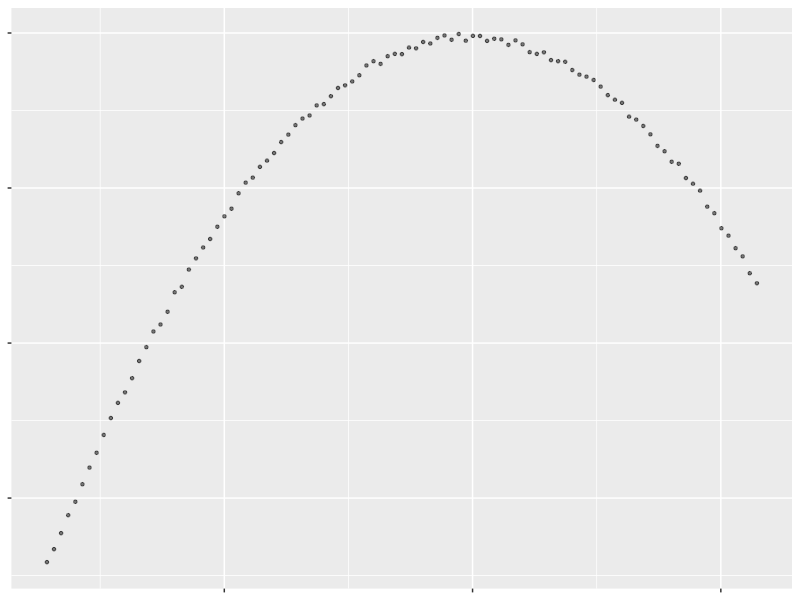
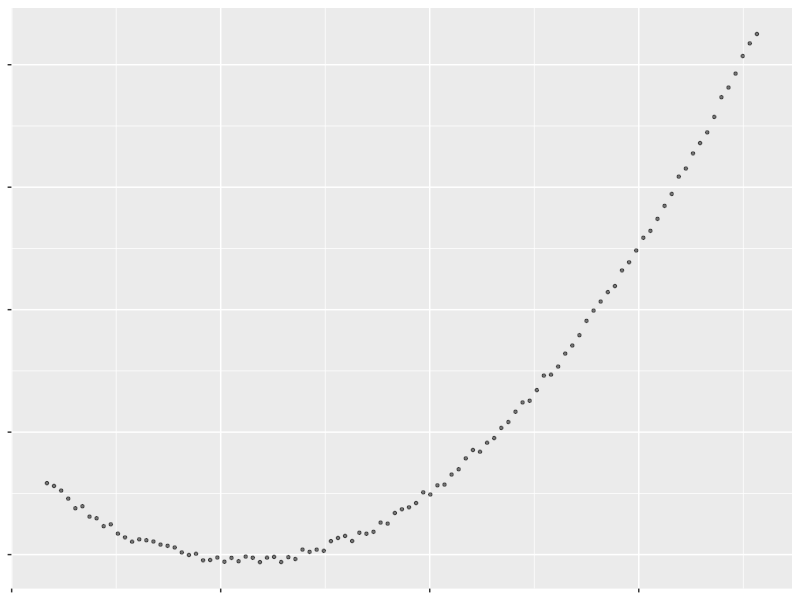
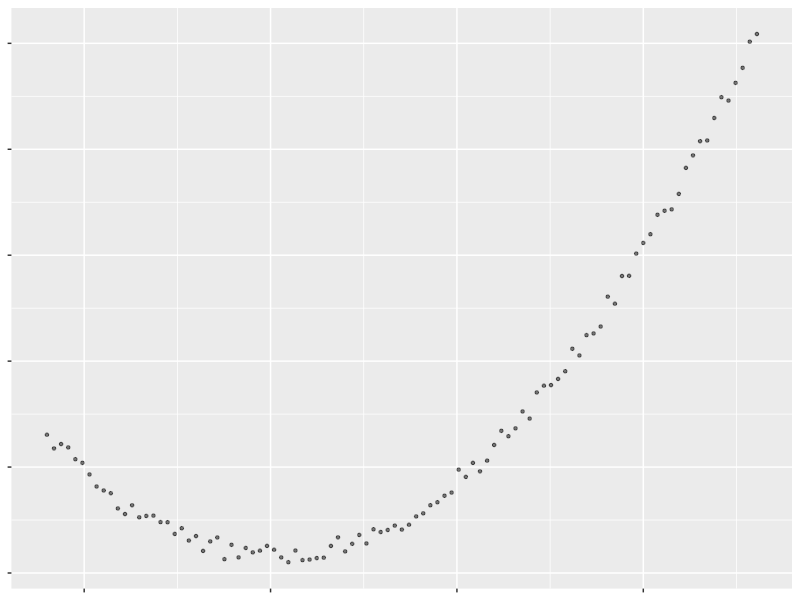
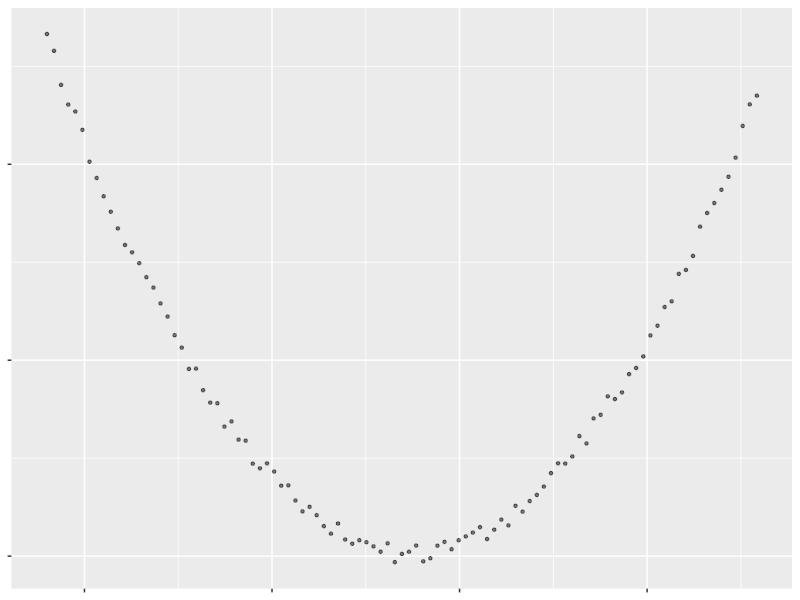
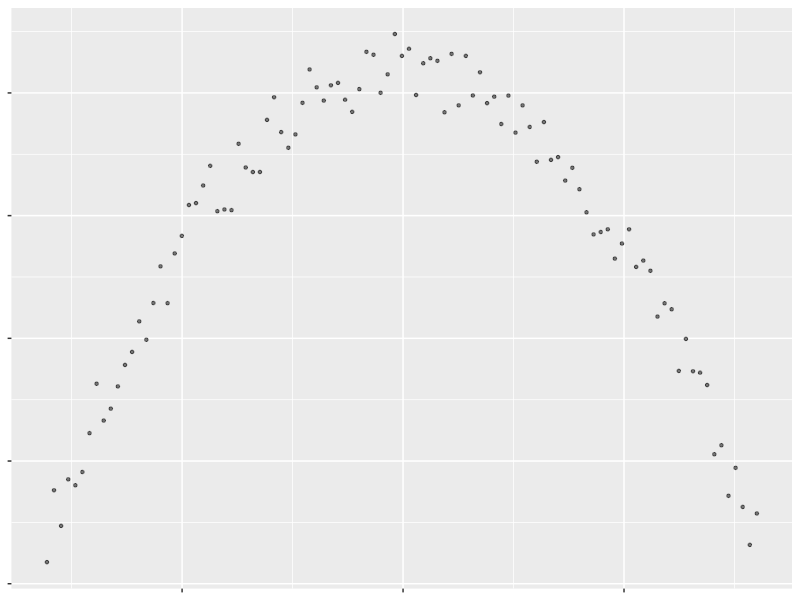
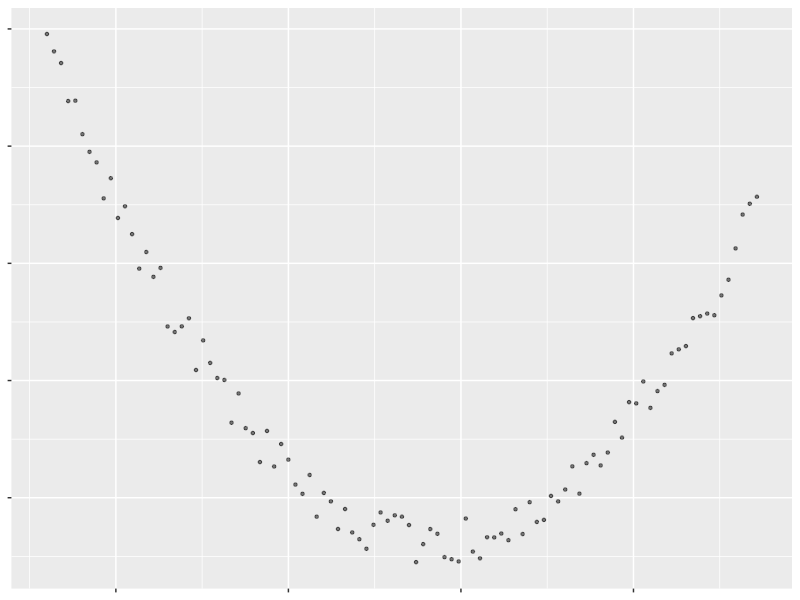
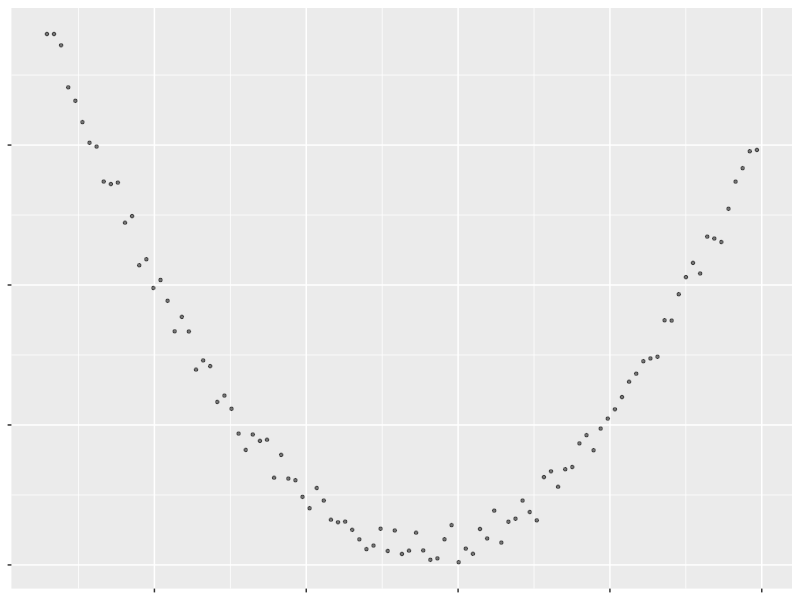
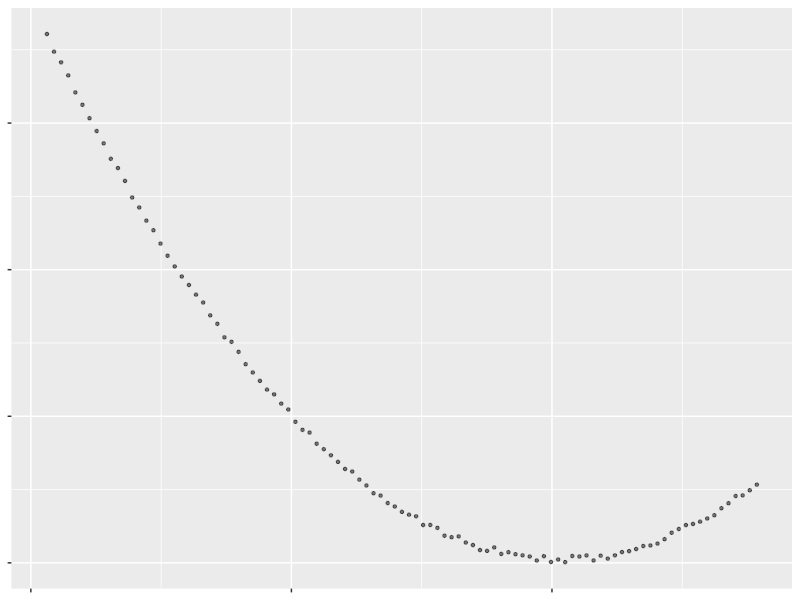

Reproduce these figures in R, in order. (Note: this script raises an error after producing the figures.)
library(ggplot2)

number = 1000 
a = 1
b = 1
c = 1

auto_quad <- function(number,ixx=1,a=1,b=1,c=1)
{
  size = 1.5
  shape = 20
  alpha = 0.5
  liftted = (abs(a)+abs(b)+abs(c))/3
  range1 <- as.double(runif(1,3,10))
  range2 <- as.double(runif(1,3,10))
  step = (range1+range2)/number
  
  cex=-b/(2*a)
  
  col = "black"
  
  x <- seq(-range1+cex, range2+cex, step)
  
  y <- a * x ** 2 + b * x ** 1 + c * x ** 0
  
  y <- y + runif(length(y), -liftted, liftted)
  
  data_frame <- data.frame(x, y)
  
  p <- ggplot(data_frame, aes(x, y))
  
  p <- p + geom_point(size = size, shape = shape, col=col, alpha = alpha)
  p <- p + theme(axis.text.y = element_blank(), axis.text.x = element_blank(),axis.title = element_blank())
  
  fname <- "D:\\InfoVis\\Scag_Data_Builder\\quad\\quad_"
  numname <- as.character(number)
  fname <- paste(fname, numname, sep = '') 
  fname <- paste(fname, "_", sep = '')
  numname <- as.character(ixx)
  fname <- paste(fname, numname, sep = '')
  fname <- paste(fname, "_", sep = '')
  numname <- as.character(as.integer(a))
  fname <- paste(fname, numname, sep = '')
  fname <- paste(fname, "_", sep = '')
  numname <- as.character(as.integer(b))
  fname <- paste(fname, numname, sep = '')
  fname <- paste(fname, "_", sep = '')
  numname <- as.character(as.integer(c))
  fname <- paste(fname, numname, sep = '')
  fname_csv <- paste(fname, ".csv", sep = '')
  fname_png <- paste(fname, ".png", sep = '')
  #print(fname)
  
  ggsave(fname_png,p,width = 3,height = 3)
  #print(p)
  write.table(data_frame,
              file = fname_csv,
              append = FALSE, 
              quote = FALSE, 
              sep = ",", 
              col.names = FALSE, 
              row.names = FALSE)
  
  print(p)
}


for(i in 1:9)
{
  
  num = i*100
  #num=150
  #print(num)
  
  for(ixx in 1:50)
  {
    a <- as.double(runif(1,-10,10))
    b <- as.double(runif(1,-10,10))
    c <- as.double(runif(1,-10,10))
    auto_quad(num,ixx,a,b,c)
  }
  
}